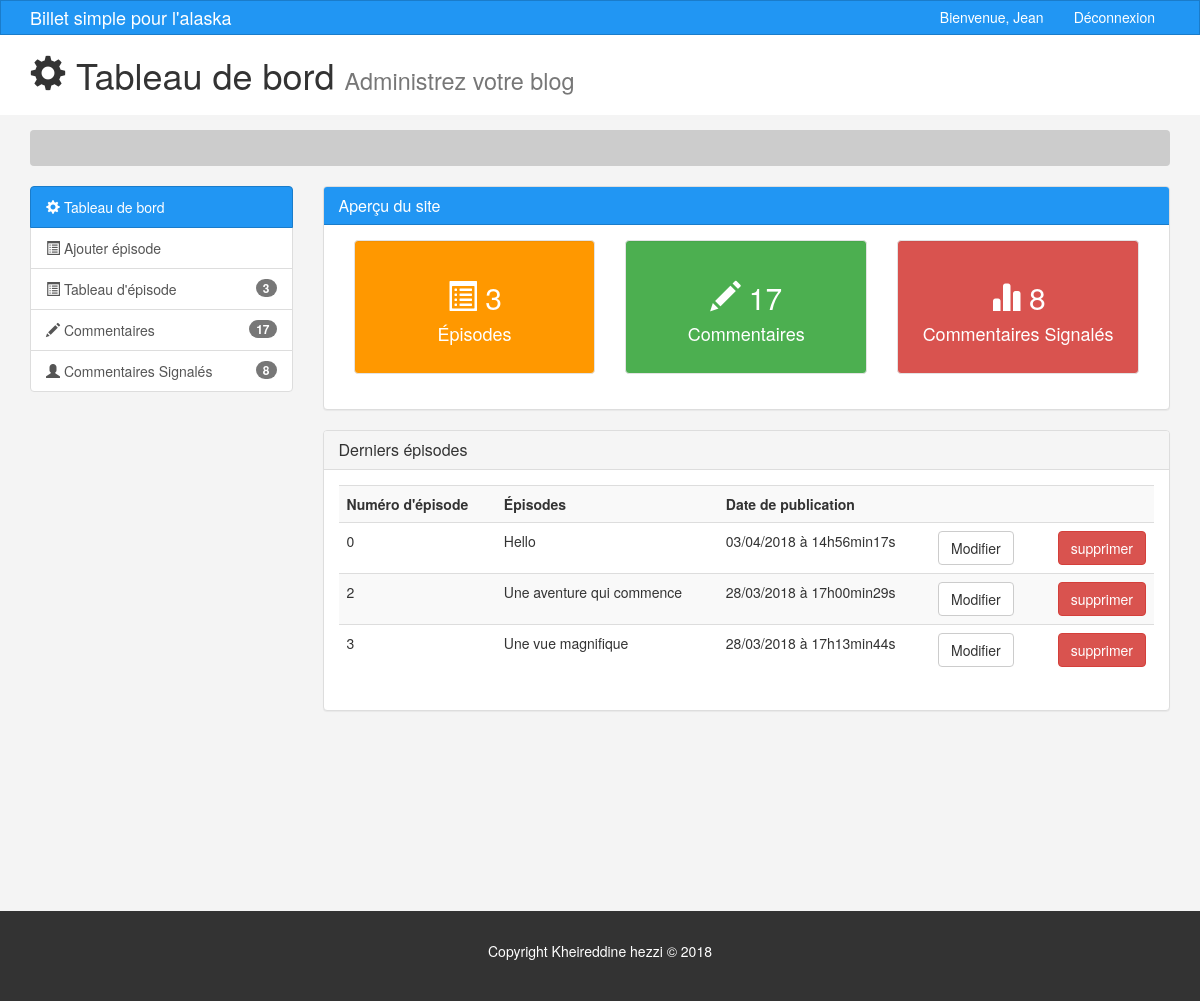
The page /admin/index (signed in) on the database as committed earlier.
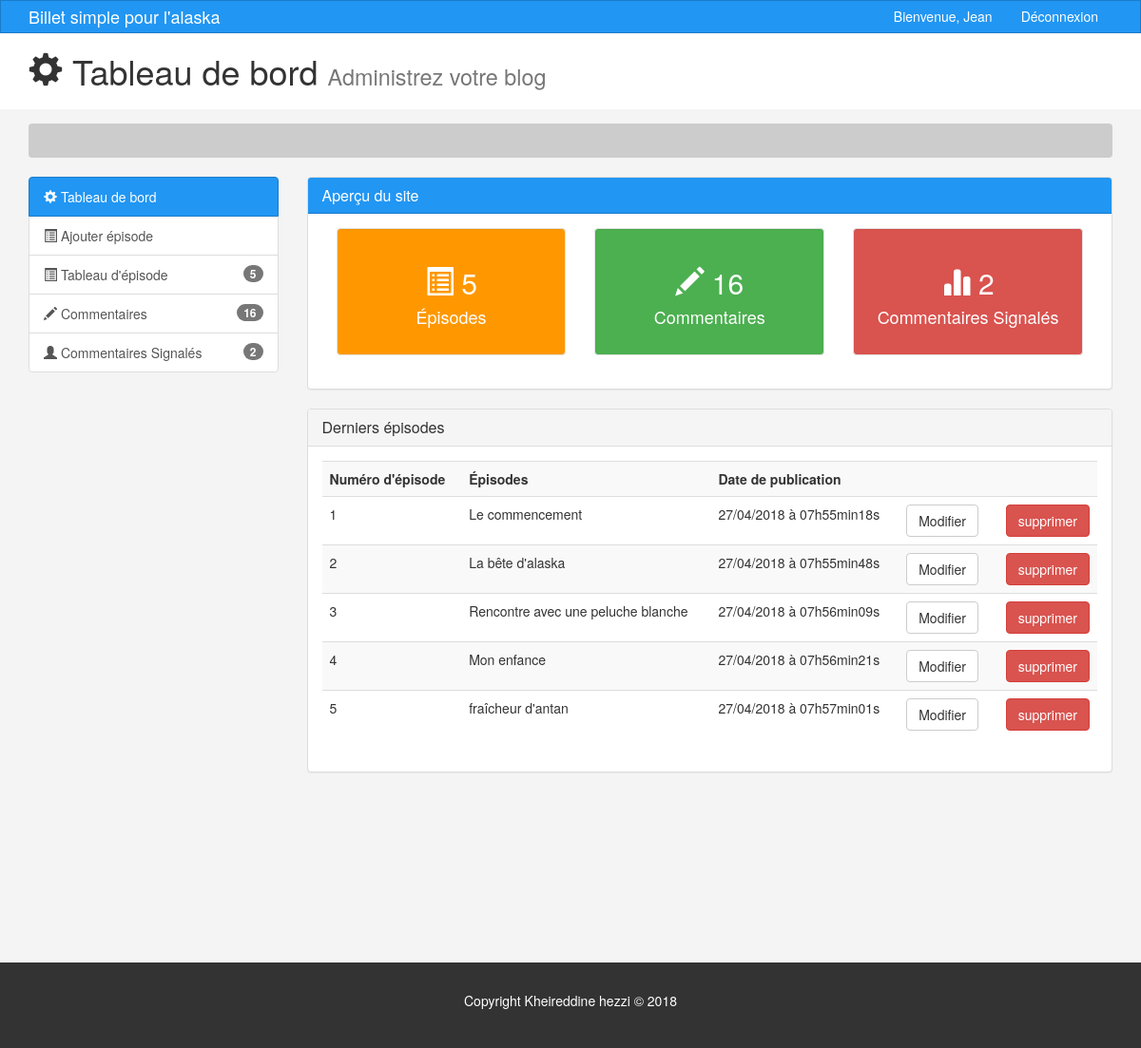
The same page on the database as committed later.
### tables this page shows
CREATE TABLE `posts` (
  `id` int(11) NOT NULL,
  `user_id` int(11) NOT NULL,
  `title` varchar(255) NOT NULL,
  `content` text NOT NULL,
  `created_at` datetime NOT NULL DEFAULT CURRENT_TIMESTAMP,
  `number_e` varchar(255) NOT NULL
);

### app/controllers/Admin.php (called while the page is built, shortened)
<?php
class Admin extends controller{
    public function __construct(){
        $this->postModel = $this->model('Post');
    }
    public function index(){
            $nb_comment = $this->postModel->NbComment();
            $posts = $this->postModel->getPosts();
            $nb_Report = $this->postModel->NbReport();
            $nb_Posts = $this->postModel->Nbposts();
            $data = [
                    'admin' => $posts,
                    'nbposts' => $nb_Posts,
                    'nbcomment' => $nb_comment,
                    'nbreport' => $nb_Report
            ];
            $this->view('admin/index',$data);
    }
}

### app/libraries/Core.php (called while the page is built, shortened)
<?php
class Core {
    protected $currentMethod = 'index';
    public function __construct(){
        $url = $this->getUrl();
        if(file_exists('../app/controllers/' .ucwords($url[0]).'.php')){
        unset($url[0]);
        }
        $this->currentController = new $this->currentController;
        if(isset($url[1])){
                if(method_exists($this->currentController, $url[1])){
                $this->currentMethod = $url[1];
                unset($url[1]);
            }
        }
        $this->params = $url ? array_values($url) : [];
        call_user_func_array([$this->currentController,
                             $this->currentMethod], $this->params);
    }
    public function getUrl(){
        if(isset($_GET['url'])){
            $url = rtrim($_GET['url'], '/');
            $url = filter_var($url, FILTER_SANITIZE_URL);
            $url = explode('/',$url);
            return $url;
        }
    }
}

### public/index.php (called while the page is built, shortened)
<?php
    $init = new Core;

### app/libraries/Database.php (called while the page is built, shortened)
<?php
 class Database {
    private $host = DB_HOST;
    private $user = DB_USER;
    private $pass = DB_PASS;
    private $dbname = DB_NAME;
    private $dbh;
    private $stmt;
    public function __construct(){
        $dsn = 'mysql:host='.$this->host.';dbname='. $this->dbname;
        $options =  array(
            PDO::MYSQL_ATTR_INIT_COMMAND => 'SET NAMES utf8',
            PDO::ATTR_PERSISTENT => true,
            PDO::ATTR_ERRMODE => PDO::ERRMODE_EXCEPTION
        );
        try{
            $this->dbh = new PDO($dsn, $this->user, $this->pass, $options)
            ;
        }catch(PDOException $e){
            $this->error = $e->getMessage();
            echo $this->error;
        }
    }
        public function query($sql){
            $this->stmt = $this->dbh->prepare($sql);
        }
        public function execute(){
            return $this->stmt->execute();
        }
        public function resultSet(){
            $this->execute();
            return $this->stmt->fetchAll(PDO::FETCH_OBJ);
        }
        public function single_int(){
            $this->execute();
            $number = $this->stmt->fetch(PDO :: FETCH_ASSOC);
            return $number;
        }
 }

### app/models/post.php (called while the page is built, shortened)
<?php
class Post{
    private $db;
    public function __construct(){
        $this->db = new Database;
    }
    public function getPosts(){
        $this->db->query('SELECT *,substring(content,1,190) AS sub_content ,
        DATE_FORMAT(created_at,\'%d/%m/%Y à %Hh%imin%ss\') AS
        c_date FROM posts ORDER BY number_e ASC');
        $results = $this->db->resultSet();
        return $results;
    }
    public function Nbposts(){
        $this->db->query('SELECT COUNT(*) AS total FROM posts');
        return $this->db->single_int();
    }
    public function NbComment(){
        $this->db->query('SELECT COUNT(*) AS total FROM comments');
        return $this->db->single_int();
    }
    public function NbReport(){
        $this->db->query('SELECT COUNT(*) AS total_R FROM comments WHERE Report = 1');
        return $this->db->single_int();
    }
}

### app/views/admin/index.php (the view, shortened to what the changed rows need)
<?php  require APPROOT .'/views/admin/inc/header.php'; ?>
<section id="breadcrumb">
      <div class="container">
        <ol class="breadcrumb">
        </ol>
      </div>
    </section>
    <section id="main">
      <div class="container">
        <div class="row">
          <?php require APPROOT .'/views/admin/inc/widget.php';?>
          <div class="col-md-9">
            <?php require APPROOT .'/views/admin/inc/overview.php';?>
              <div class="panel panel-default">
                <div class="panel-heading">
                  <h3 class="panel-title">Derniers épisodes</h3>
                </div>
                <div class="panel-body">
                  <table class="table table-striped table-hover">
                      <tr>
                        <th>Numéro d'épisode</th>
                        <th>Épisodes</th>
                        <th>Date de publication</th>
                        <th></th>
                        <th></th>
                      </tr>
                      <tr>
                      <?php foreach ($data['admin'] as $post) : ?>
                        <td><?php echo $post->number_e; ?></td>
                        <td><?php echo $post->title;?></td>
                        <td><?php echo $post->c_date ?></td>
                        <td><a class="btn btn-default" href="<?php echo URLROOT; ?>/admin/edit/<?php echo $post->id; ?>">Modifier</a></td>
                        <td><form class="pull-right" action="<?php echo URLROOT; ?>/admin/delete/<?php echo $post->id; ?>" method="post" >
                        <input type="submit" value="supprimer" class="btn btn-danger">
                        </form></td>
                      </tr>
                      <?php endforeach ; ?>
                    </table>
                </div>
              </div>
          </div>
        </div>
      </div>
    </section>
    <?php  require APPROOT .'/views/admin/inc/footer.php'; ?>

### app/views/admin/inc/widget.php
<div class="col-md-3">
    <div class="list-group">
        <a href="index.html" class="list-group-item active main-color-bg">
        <span class="glyphicon glyphicon-cog" aria-hidden="true"></span> Tableau de bord
        </a>
        <a href="<?php echo URLROOT; ?>/admin/add" class="list-group-item"><span class="glyphicon glyphicon-list-alt" aria-hidden="true"></span> Ajouter épisode</a>
        <a href="<?php echo URLROOT; ?>/admin/index" class="list-group-item"><span class="glyphicon glyphicon-list-alt" aria-hidden="true"></span> Tableau d'épisode<span class="badge"><?php echo $data['nbposts']['total']; ?></span></a>
        <a href="<?php echo URLROOT; ?>/admin/comments" class="list-group-item"><span class="glyphicon glyphicon-pencil" aria-hidden="true"></span> Commentaires <span class="badge"><?php echo $data['nbcomment']['total']; ?></span></a>
        <a href="<?php echo URLROOT; ?>/admin/report" class="list-group-item"><span class="glyphicon glyphicon-user" aria-hidden="true"></span> Commentaires Signalés <span class="badge"><?php echo $data['nbreport']['total_R']; ?></span></a>
    </div>
</div>

### app/views/admin/inc/overview.php
<div class="panel panel-default">
  <div class="panel-heading main-color-bg">
    <h3 class="panel-title">Aperçu du site</h3>
  </div>
  <div class="panel-body">
    <div class="col-md-4">
      <div class="well dash-box overview">
        <h2><span class="glyphicon glyphicon-list-alt" aria-hidden="true"></span> <?php echo $data['nbposts']['total']; ?></h2>
        <h4>Épisodes</h4>
      </div>
    </div>
    <div class="col-md-4">
      <div class="well dash-box overview2">
        <h2><span class="glyphicon glyphicon-pencil" aria-hidden="true"></span> <?php echo $data['nbcomment']['total']; ?></h2>
        <h4>Commentaires</h4>
      </div>
    </div>
    <div class="col-md-4">
      <div class="well dash-box overview3">
        <h2><span class="glyphicon glyphicon-stats" aria-hidden="true"></span> <?php echo $data['nbreport']['total_R']; ?></h2>
        <h4>Commentaires Signalés</h4>
      </div>
    </div>
  </div>
  </div>

Rows that differ between the two databases and show on the page:
removed posts: number_e "0", title "Hello", c_date "03/04/2018 à 14h56min17s"
removed posts: number_e "2", title "Une aventure qui commence", c_date "28/03/2018 à 17h00min29s"
removed posts: number_e "3", title "Une vue magnifique", c_date "28/03/2018 à 17h13min44s"
added posts: number_e "1", title "Le commencement", c_date "27/04/2018 à 07h55min18s"
added posts: number_e "2", title "La bête d'alaska", c_date "27/04/2018 à 07h55min48s"
added posts: number_e "3", title "Rencontre avec une peluche blanche", c_date "27/04/2018 à 07h56min09s"
added posts: number_e "4", title "Mon enfance", c_date "27/04/2018 à 07h56min21s"
added posts: number_e "5", title "fraîcheur d'antan", c_date "27/04/2018 à 07h57min01s"
Other text that changed with them:
$data['nbposts']['total']: "3" → "5"
$data['nbcomment']['total']: "17" → "16"
$data['nbreport']['total_R']: "8" → "2"
